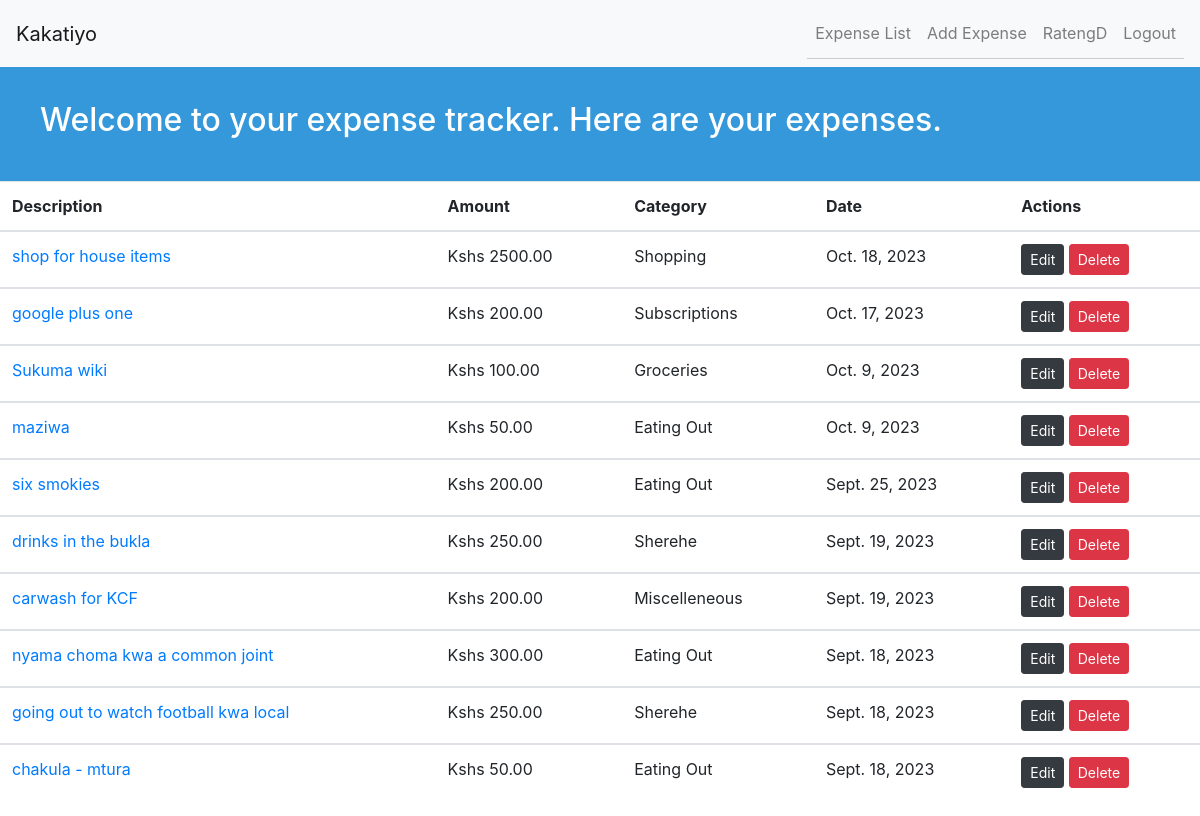
The page /expense/ (signed in) on the database as committed earlier.
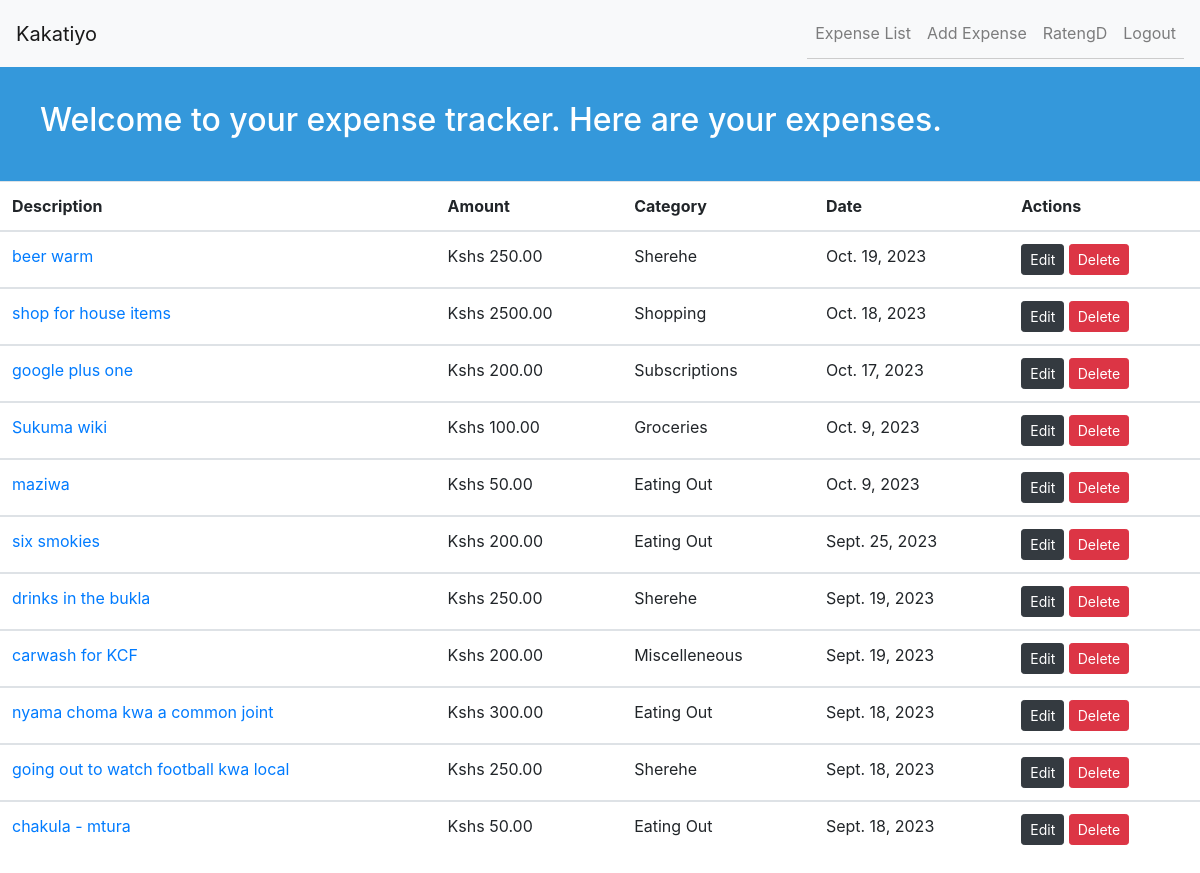
The same page on the database as committed later.
### tracker/models.py (models this page shows, shortened)
class Expense(models.Model):
    user = models.ForeignKey(User, on_delete=models.CASCADE)
    date = models.DateField()
    description = models.CharField(max_length=200)
    amount = models.DecimalField(max_digits=10, decimal_places=2)
    category = models.ForeignKey(
        Category, on_delete=models.SET_NULL, null=True, blank=True)

class Category(models.Model):
    name = models.CharField(max_length=100)
    def __str__(self):
        return self.name

### tracker/views.py (the view)
# urls.py: path('expense/', expense_list, name="expense_list"),
@login_required
def expense_list(request):
    expenses = Expense.objects.filter(user=request.user).order_by('-date')
    return render(request, 'tracker/expense_list.html', {'expenses': expenses})

### tracker/templates/tracker/expense_list.html
{% extends 'base.html' %} {% block content %}
<header class="py-4" style="background-color: #3498db; color: #fff">
	<div class="container">
		<div class="row">
			<h2>Welcome to your expense tracker. Here are your expenses.</h2>
		</div>
	</div>
</header>
<table class="table table-hover">
	<thead>
		<tr>
			<th scope="col">Description</th>
			<th scope="col">Amount</th>
			<th scope="col">Category</th>
			<th scope="col">Date</th>
			<th scope="col">Actions</th>
		</tr>
	</thead>
	{% for expense in expenses %}
	<tbody>
		<tr>
			<td scope="row">
				<a href="{% url 'expense_detail' expense.id %}">
					{{ expense.description }}</a
				>
			</td>
			<td>Kshs {{ expense.amount }}</td>
			<td>{{ expense.category }}</td>
			<td>{{ expense.date }}</td>
			<td>
				{% if user.is_authenticated %}
				<a
					href="{% url 'edit_expense' expense.id %}"
					class="btn btn-dark btn-sm"
					>Edit</a
				>
				<a
					href="{% url 'delete_expense' expense.id %}"
					class="btn btn-danger btn-sm"
					>Delete</a
				>
				{% endif %}
			</td>
		</tr>
	</tbody>
	{% endfor %}
</table>
{% endblock content %}

### tracker/templates/base.html (shortened to what this page needs)
{% load static %}
<!DOCTYPE html>
<html lang="en">
	<head>
		<link rel="stylesheet" href="{% static 'css/styles.css' %}" />
		<link
			rel="stylesheet"
			href="https://cdn.jsdelivr.net/npm/bootstrap@4.0.0/dist/css/bootstrap.min.css"
		/>
	</head>
	<body>
		{% include 'navbar.html' %} {% block content %} {% endblock content %}
	</body>
</html>

### tracker/templates/navbar.html (shortened to what this page needs)
<nav class="navbar navbar-expand-lg navbar-light bg-light">
	<a class="navbar-brand" href="{% url 'home' %}"> Kakatiyo</a>
	<div class="collapse navbar-collapse" id="navbarNav">
		<ul class="navbar-nav ml-auto">
			{% if user.is_authenticated %}
			<li class="nav-item">
				<a class="nav-link" href="{% url 'expense_list' %}">Expense List</a>
			</li>
			<li class="nav-item">
				<a class="nav-link" href="{% url 'add_expense' %}">Add Expense</a>
			</li>
			<li class="nav-item">
				<a class="nav-link" href="#"> {{ user.username }} </a>
			</li>
			<li class="nav-item">
				<a class="nav-link" href="{% url 'logout' %}">Logout</a>
			</li>
			{% endif %}
		</ul>
	</div>
</nav>

### static/css/styles.css (style rules this page uses)
h2 { text-align: center; background-color: #3498db; color: #fff; padding: 10px; }
ul { list-style-type: none; padding: 0; }
li { padding: 5px 0; border-bottom: 1px solid #ccc; }
.btn-danger { background-color: #e74c3c; color: #fff; padding: 5px 10px; border: none; border-radius: 5px; cursor: pointer; }

Rows that differ between the two databases and show on the page:
added Expense: description "beer warm", amount "250.00", category "Sherehe", date "Oct. 19, 2023"
